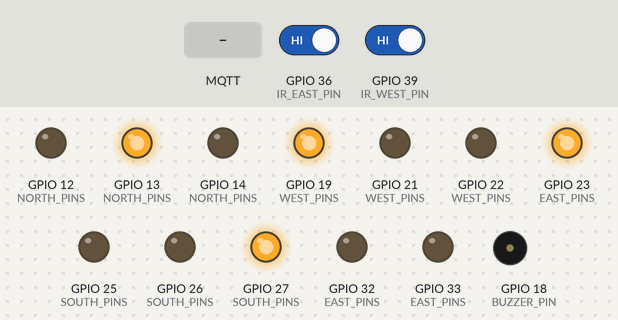
A sketch run on a simulated ESP32. On the bench: output pins drawn as LEDs (lit = HIGH), buzzer (waves = sounding, pin HIGH). The inputs (shaded band) are chosen by the test bench; at power-on: GPIO 36 (IR_EAST_PIN) HIGH, GPIO 39 (IR_WEST_PIN) HIGH. WiFi joins after 1.5 s; servers stay silent unless stated; random numbers use the default seed unless the sketch sets one; no MQTT or app messages arrive unless stated; what the sketch prints to the serial monitor is not drawn.

Above: at 4.1 s.
4.2 s: MQTT message "1" arrives on the second subscribed topic
At 4.9 s:
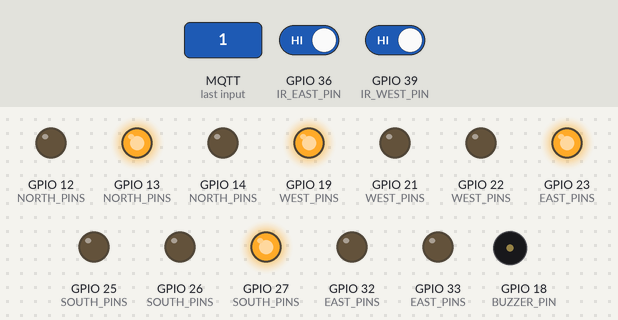
5.8 s: MQTT message "J3" arrives on the first subscribed topic
7.3 s: MQTT message "1" arrives on the first subscribed topic
At 28.8 s:
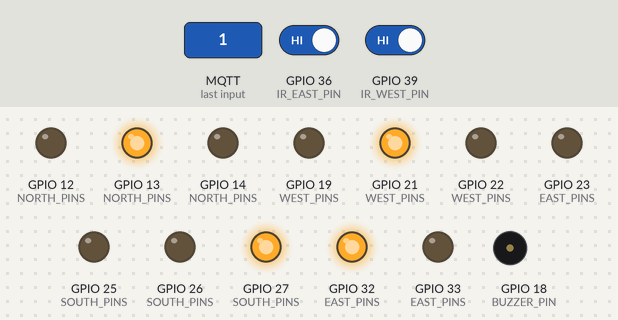
Timing chart, 0 to 34.4 s (numbered marks = the images above; inputs shaded):
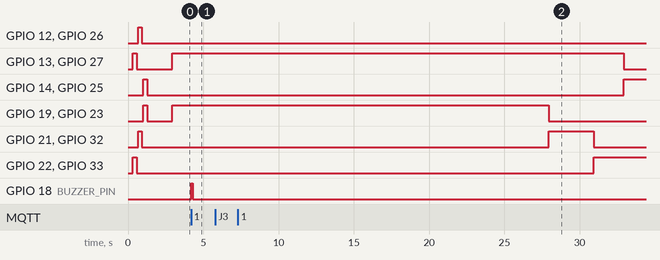

The sketch:

junction_esp32.ino
```cpp
/*
 * ============================================================
 *  FlowSync — ESP32 Junction Controller
 *  Runs on: ESP32 DevKit v1 (WROOM-32)
 *  For: Junction 2 or Junction 3 (change the #define below)
 * ============================================================
 *
 *  Each ESP32 junction is a mini traffic controller that:
 *    1. Drives 12 LEDs (4 approaches × R/Y/G)
 *    2. Reads 2 IR obstacle sensors for queue detection
 *    3. Receives phase commands from the backend via MQTT
 *    4. Reports queue data and health status back
 *    5. Sounds a buzzer when an EV warning arrives
 *    6. Falls back to fixed timing if MQTT goes silent
 *
 *  Even though the backend tells us what to do, we enforce
 *  the same safety rules locally. If the backend asks us to
 *  jump from EW_GREEN to NS_GREEN, we'll transition safely
 *  through yellow and all-red first. Trust but verify.
 *
 *  Libraries needed (install via Arduino Library Manager):
 *    - PubSubClient by Nick O'Leary  (MQTT)
 *    - ArduinoJson by Benoît Blanchon (JSON)
 *    - WiFi (built into ESP32 core)
 *
 *  Wiring (all LEDs need a 330Ω resistor, 3.3V logic):
 *    North: GPIO13=Red  GPIO12=Yellow  GPIO14=Green
 *    South: GPIO27=Red  GPIO26=Yellow  GPIO25=Green
 *    East:  GPIO33=Red  GPIO32=Yellow  GPIO23=Green
 *    West:  GPIO22=Red  GPIO21=Yellow  GPIO19=Green
 *    IR East:  GPIO36 (input only, no pullup available)
 *    IR West:  GPIO39 (input only, no pullup available)
 *    Buzzer:   GPIO18
 * ============================================================
 */

#include <WiFi.h>
#include <PubSubClient.h>
#include <ArduinoJson.h>

// ╔══════════════════════════════════════════════════════════╗
// ║  CHANGE THESE FOR YOUR SETUP                            ║
// ╚══════════════════════════════════════════════════════════╝
#define JUNCTION_ID   "J2"              // "J2" or "J3"
#define WIFI_SSID     "FlowSync_Net"    // your WiFi network
#define WIFI_PASS     "flowsync123"     // your WiFi password
#define MQTT_BROKER   "192.168.1.100"   // UNO Q's IP address
#define MQTT_PORT     1883

// ─── Pin Map ────────────────────────────────────────────────
//                        Red  Yel  Grn
const int NORTH_PINS[] = { 13,  12,  14 };
const int SOUTH_PINS[] = { 27,  26,  25 };
const int EAST_PINS[]  = { 33,  32,  23 };
const int WEST_PINS[]  = { 22,  21,  19 };

const int* APPROACHES[] = { NORTH_PINS, SOUTH_PINS, EAST_PINS, WEST_PINS };
const char* APPROACH_NAMES[] = { "N", "S", "E", "W" };

const int IR_EAST_PIN = 36;   // VP — input only
const int IR_WEST_PIN = 39;   // VN — input only
const int BUZZER_PIN  = 18;

// ─── Phase Definitions (same as J1, safety is consistent) ──
enum Phase {
  EW_GREEN = 0, EW_YELLOW, ALL_RED_1,
  NS_GREEN, NS_YELLOW, ALL_RED_2,
  PHASE_COUNT
};

const char* PHASE_NAMES[] = {
  "EW_GREEN", "EW_YELLOW", "ALL_RED_1",
  "NS_GREEN", "NS_YELLOW", "ALL_RED_2"
};

const bool GREEN_MAP[PHASE_COUNT][4] = {
  {0,0,1,1}, {0,0,0,0}, {0,0,0,0},
  {1,1,0,0}, {0,0,0,0}, {0,0,0,0}
};
const bool YELLOW_MAP[PHASE_COUNT][4] = {
  {0,0,0,0}, {0,0,1,1}, {0,0,0,0},
  {0,0,0,0}, {1,1,0,0}, {0,0,0,0}
};

// ─── Safety Limits ──────────────────────────────────────────
const unsigned long MIN_GREEN_MS     = 10000;
const unsigned long MAX_GREEN_MS     = 60000;
const unsigned long YELLOW_MS        = 3000;
const unsigned long ALL_RED_MS       = 2000;
const unsigned long DEFAULT_GREEN_MS = 25000;
const unsigned long MQTT_WATCHDOG_MS = 10000;  // 10s without MQTT → fallback

// ─── Runtime State ──────────────────────────────────────────
Phase currentPhase     = EW_GREEN;
unsigned long phaseStart = 0;
unsigned long greenDur = DEFAULT_GREEN_MS;

Phase targetGreen      = EW_GREEN;   // what the backend wants next
bool hasTarget         = false;
unsigned long targetDur = DEFAULT_GREEN_MS;

unsigned long lastMqttMsg  = 0;
bool mqttAlive             = false;
String currentMode         = "fixed_fallback";  // until first MQTT msg

// Sensor health tracking
int irEastHistory[60];
int irWestHistory[60];
int sensorHistIdx  = 0;
bool eastSensorOk  = true;
bool westSensorOk  = true;

// Buzzer state
unsigned long buzzerStart = 0;
int buzzerBeeps           = 0;
bool buzzerState          = false;
unsigned long lastBuzzerToggle = 0;

// MQTT
WiFiClient wifiClient;
PubSubClient mqtt(wifiClient);

// ─── LED Control ────────────────────────────────────────────

void setLED(const int pins[], bool r, bool y, bool g) {
  digitalWrite(pins[0], r ? HIGH : LOW);
  digitalWrite(pins[1], y ? HIGH : LOW);
  digitalWrite(pins[2], g ? HIGH : LOW);
}

void applyPhase(Phase p) {
  for (int i = 0; i < 4; i++) {
    if (GREEN_MAP[p][i])       setLED(APPROACHES[i], false, false, true);
    else if (YELLOW_MAP[p][i]) setLED(APPROACHES[i], false, true, false);
    else                       setLED(APPROACHES[i], true, false, false);
  }
}

void startupTest() {
  Serial.println("[BOOT] LED self-test...");
  for (int c = 0; c < 3; c++) {
    for (int i = 0; i < 4; i++) digitalWrite(APPROACHES[i][c], HIGH);
    delay(250);
    for (int i = 0; i < 4; i++) digitalWrite(APPROACHES[i][c], LOW);
    delay(100);
  }
  Serial.println("[BOOT] LEDs OK.");
}

// ─── Phase Machine ─────────────────────────────────────────

Phase nextPhase(Phase current) {
  switch (current) {
    case EW_GREEN:  return EW_YELLOW;
    case EW_YELLOW: return ALL_RED_1;
    case ALL_RED_1: return NS_GREEN;
    case NS_GREEN:  return NS_YELLOW;
    case NS_YELLOW: return ALL_RED_2;
    case ALL_RED_2: return EW_GREEN;
    default:        return EW_GREEN;
  }
}

unsigned long phaseDuration(Phase p) {
  if (p == EW_GREEN || p == NS_GREEN) return greenDur;
  if (p == EW_YELLOW || p == NS_YELLOW) return YELLOW_MS;
  return ALL_RED_MS;
}

void transitionTo(Phase p) {
  currentPhase = p;
  phaseStart = millis();
  applyPhase(p);
  Serial.printf("[PHASE] → %s  dur=%lums  mode=%s\n",
                PHASE_NAMES[p], phaseDuration(p), currentMode.c_str());
}

// ─── MQTT Callbacks ─────────────────────────────────────────

void onMqttMessage(char* topic, byte* payload, unsigned int length) {
  lastMqttMsg = millis();
  mqttAlive = true;
  currentMode = "adaptive";

  // Parse the JSON payload
  StaticJsonDocument<256> doc;
  DeserializationError err = deserializeJson(doc, payload, length);
  if (err) {
    Serial.printf("[MQTT] JSON parse error: %s\n", err.c_str());
    return;
  }

  String t = String(topic);

  // ── Phase command ──
  if (t.endsWith("/phase")) {
    String phaseStr = doc["phase"] | "unknown";
    unsigned long dur = doc["duration"] | DEFAULT_GREEN_MS;

    // Clamp duration to safe range
    if (dur < MIN_GREEN_MS) dur = MIN_GREEN_MS;
    if (dur > MAX_GREEN_MS) dur = MAX_GREEN_MS;

    Phase requested;
    if      (phaseStr == "EW_GREEN") requested = EW_GREEN;
    else if (phaseStr == "NS_GREEN") requested = NS_GREEN;
    else {
      Serial.printf("[MQTT] Unknown phase: %s\n", phaseStr.c_str());
      return;
    }

    // Queue the request — we'll handle it at the right moment
    targetGreen = requested;
    targetDur   = dur;
    hasTarget   = true;
    Serial.printf("[MQTT] Queued: %s for %lums\n", phaseStr.c_str(), dur);
  }

  // ── EV warning ──
  else if (t.endsWith("/warning")) {
    bool active = doc["active"] | false;
    const char* msg = doc["msg"] | "";

    if (active) {
      Serial.printf("[WARNING] ⚠ %s\n", msg);
      buzzerBeeps = 5;     // 5 beep pattern
      buzzerStart = millis();
      buzzerState = false;
      lastBuzzerToggle = millis();
    } else {
      Serial.printf("[WARNING] ✓ Cleared: %s\n", msg);
      // Single short confirmation beep
      digitalWrite(BUZZER_PIN, HIGH);
      delay(100);
      digitalWrite(BUZZER_PIN, LOW);
      buzzerBeeps = 0;
    }
  }
}

// ─── WiFi Management ────────────────────────────────────────

void connectWiFi() {
  if (WiFi.status() == WL_CONNECTED) return;

  Serial.printf("[WIFI] Connecting to %s", WIFI_SSID);
  WiFi.begin(WIFI_SSID, WIFI_PASS);

  int attempts = 0;
  while (WiFi.status() != WL_CONNECTED && attempts < 40) {
    delay(500);
    Serial.print(".");
    attempts++;
  }

  if (WiFi.status() == WL_CONNECTED) {
    Serial.printf("\n[WIFI] Connected! IP: %s\n", WiFi.localIP().toString().c_str());
  } else {
    Serial.println("\n[WIFI] Failed — will retry in loop.");
  }
}

// ─── MQTT Management ────────────────────────────────────────

void connectMQTT() {
  if (mqtt.connected()) return;

  String clientId = String("flowsync_") + JUNCTION_ID + "_" + String(random(1000));
  Serial.printf("[MQTT] Connecting as %s...\n", clientId.c_str());

  if (mqtt.connect(clientId.c_str())) {
    Serial.println("[MQTT] Connected to broker.");

    // Subscribe to our topics
    String phaseTopic = String("flowsync/") + JUNCTION_ID + "/phase";
    String warnTopic  = String("flowsync/") + JUNCTION_ID + "/warning";
    mqtt.subscribe(phaseTopic.c_str());
    mqtt.subscribe(warnTopic.c_str());
    Serial.printf("[MQTT] Subscribed: %s, %s\n", phaseTopic.c_str(), warnTopic.c_str());
  } else {
    Serial.printf("[MQTT] Failed (rc=%d). Will retry...\n", mqtt.state());
  }
}

// ─── Sensor Reading & Health ────────────────────────────────

void readSensors() {
  int east = digitalRead(IR_EAST_PIN) == LOW ? 1 : 0;  // LOW = obstacle detected
  int west = digitalRead(IR_WEST_PIN) == LOW ? 1 : 0;

  // Track history for stuck-sensor detection
  irEastHistory[sensorHistIdx] = east;
  irWestHistory[sensorHistIdx] = west;
  sensorHistIdx = (sensorHistIdx + 1) % 60;

  // A sensor is "stuck" if it's been the same value for 60 consecutive reads.
  // This catches unplugged sensors or hardware failures.
  if (sensorHistIdx == 0) {  // check every full cycle
    bool eastAllSame = true, westAllSame = true;
    for (int i = 1; i < 60; i++) {
      if (irEastHistory[i] != irEastHistory[0]) eastAllSame = false;
      if (irWestHistory[i] != irWestHistory[0]) westAllSame = false;
    }
    if (eastAllSame != !eastSensorOk || westAllSame != !westSensorOk) {
      // Status changed — worth logging
      if (eastAllSame && eastSensorOk) {
        eastSensorOk = false;
        Serial.println("[SENSOR] ⚠ East IR sensor appears stuck — check wiring");
      } else if (!eastAllSame && !eastSensorOk) {
        eastSensorOk = true;
        Serial.println("[SENSOR] ✓ East IR sensor recovered");
      }
      if (westAllSame && westSensorOk) {
        westSensorOk = false;
        Serial.println("[SENSOR] ⚠ West IR sensor appears stuck — check wiring");
      } else if (!westAllSame && !westSensorOk) {
        westSensorOk = true;
        Serial.println("[SENSOR] ✓ West IR sensor recovered");
      }
    }
  }
}

void publishQueue() {
  if (!mqtt.connected()) return;

  int east = digitalRead(IR_EAST_PIN) == LOW ? 1 : 0;
  int west = digitalRead(IR_WEST_PIN) == LOW ? 1 : 0;

  StaticJsonDocument<128> doc;
  doc["east"] = east;
  doc["west"] = west;
  doc["east_ok"] = eastSensorOk;
  doc["west_ok"] = westSensorOk;

  char buf[128];
  serializeJson(doc, buf);

  String topic = String("flowsync/") + JUNCTION_ID + "/queue";
  mqtt.publish(topic.c_str(), buf);
}

void publishStatus() {
  if (!mqtt.connected()) return;

  StaticJsonDocument<192> doc;
  doc["mode"] = currentMode;
  doc["sensor_ok"] = eastSensorOk && westSensorOk;
  doc["east_sensor_ok"] = eastSensorOk;
  doc["west_sensor_ok"] = westSensorOk;
  doc["phase"] = PHASE_NAMES[currentPhase];
  doc["uptime"] = millis() / 1000;

  char buf[192];
  serializeJson(doc, buf);

  String topic = String("flowsync/") + JUNCTION_ID + "/status";
  mqtt.publish(topic.c_str(), buf);
}

// ─── Buzzer Pattern ─────────────────────────────────────────
// EV warning: 200ms on, 200ms off, repeated 5 times
// Feels urgent without being annoying

void updateBuzzer() {
  if (buzzerBeeps <= 0) {
    digitalWrite(BUZZER_PIN, LOW);
    return;
  }

  unsigned long now = millis();
  if (now - lastBuzzerToggle >= 200) {
    buzzerState = !buzzerState;
    digitalWrite(BUZZER_PIN, buzzerState ? HIGH : LOW);
    lastBuzzerToggle = now;

    if (!buzzerState) {
      buzzerBeeps--;  // count down on each off-cycle
    }
  }
}

// ─── Setup ──────────────────────────────────────────────────

void setup() {
  Serial.begin(115200);
  delay(300);

  Serial.println();
  Serial.println("╔════════════════════════════════════════╗");
  Serial.printf( "║  FlowSync Junction %s Controller     ║\n", JUNCTION_ID);
  Serial.println("║  ESP32 DevKit v1                      ║");
  Serial.println("╚════════════════════════════════════════╝");
  Serial.println();

  // LED pins
  for (int i = 0; i < 4; i++)
    for (int j = 0; j < 3; j++)
      pinMode(APPROACHES[i][j], OUTPUT);

  // Sensor pins (36 and 39 are input-only, no need for mode set,
  // but let's be explicit)
  pinMode(IR_EAST_PIN, INPUT);
  pinMode(IR_WEST_PIN, INPUT);

  // Buzzer
  pinMode(BUZZER_PIN, OUTPUT);
  digitalWrite(BUZZER_PIN, LOW);

  // Init sensor history to varying values so we don't false-alarm
  for (int i = 0; i < 60; i++) {
    irEastHistory[i] = i % 2;
    irWestHistory[i] = i % 2;
  }

  startupTest();

  // Network
  connectWiFi();
  mqtt.setServer(MQTT_BROKER, MQTT_PORT);
  mqtt.setCallback(onMqttMessage);
  mqtt.setBufferSize(512);
  connectMQTT();

  // Start with EW_GREEN
  phaseStart = millis();
  lastMqttMsg = millis();
  transitionTo(EW_GREEN);

  Serial.printf("[BOOT] %s ready. Broker: %s:%d\n", JUNCTION_ID, MQTT_BROKER, MQTT_PORT);
}

// ─── Main Loop ──────────────────────────────────────────────

unsigned long lastQueuePub  = 0;
unsigned long lastStatusPub = 0;

void loop() {
  unsigned long now = millis();

  // ── Network maintenance ──
  if (WiFi.status() != WL_CONNECTED) connectWiFi();
  if (!mqtt.connected()) connectMQTT();
  mqtt.loop();

  // ── MQTT watchdog ──
  bool wasAlive = mqttAlive;
  mqttAlive = (now - lastMqttMsg) < MQTT_WATCHDOG_MS;
  if (wasAlive && !mqttAlive) {
    currentMode = "fixed_fallback";
    hasTarget = false;
    greenDur = DEFAULT_GREEN_MS;
    Serial.println("[WATCHDOG] No MQTT for 10s — reverting to fixed-time.");
  }

  // ── Phase timing ──
  unsigned long elapsed = now - phaseStart;
  unsigned long dur = phaseDuration(currentPhase);

  if (elapsed >= dur) {
    Phase next = nextPhase(currentPhase);

    // Honour pending target at the right moment
    if (hasTarget) {
      if ((currentPhase == ALL_RED_1 && targetGreen == NS_GREEN) ||
          (currentPhase == ALL_RED_2 && targetGreen == EW_GREEN)) {
        next = targetGreen;
        greenDur = targetDur;
        hasTarget = false;
      }
      else if (currentPhase == ALL_RED_1 && targetGreen == EW_GREEN) {
        next = NS_GREEN;
        greenDur = MIN_GREEN_MS;
      }
      else if (currentPhase == ALL_RED_2 && targetGreen == NS_GREEN) {
        next = EW_GREEN;
        greenDur = MIN_GREEN_MS;
      }
    } else if (!mqttAlive) {
      greenDur = DEFAULT_GREEN_MS;
    }

    transitionTo(next);
  }

  // ── Sensor reading (every 500ms) ──
  static unsigned long lastSensorRead = 0;
  if (now - lastSensorRead > 500) {
    readSensors();
    lastSensorRead = now;
  }

  // ── Publish queue data (every 2s) ──
  if (now - lastQueuePub > 2000) {
    publishQueue();
    lastQueuePub = now;
  }

  // ── Publish status (every 5s) ──
  if (now - lastStatusPub > 5000) {
    publishStatus();
    lastStatusPub = now;
  }

  // ── Buzzer animation ──
  updateBuzzer();
}
```

Measured:
- after the input at 4.2 s, GPIO 18 (BUZZER_PIN): LOW → HIGH at once, → LOW 0.10 s later
- after the input at 5.8 s, every drawn part: stays the same
